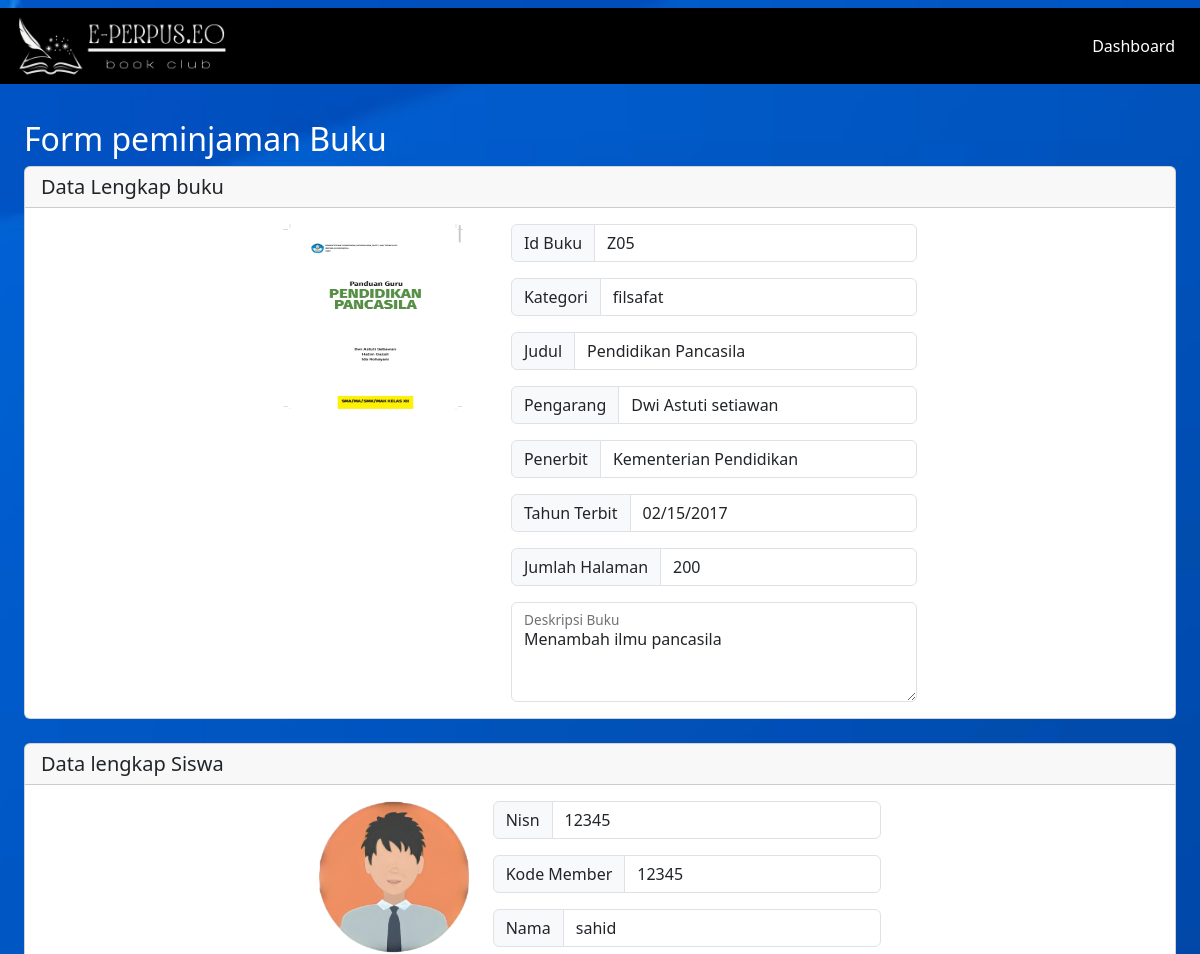
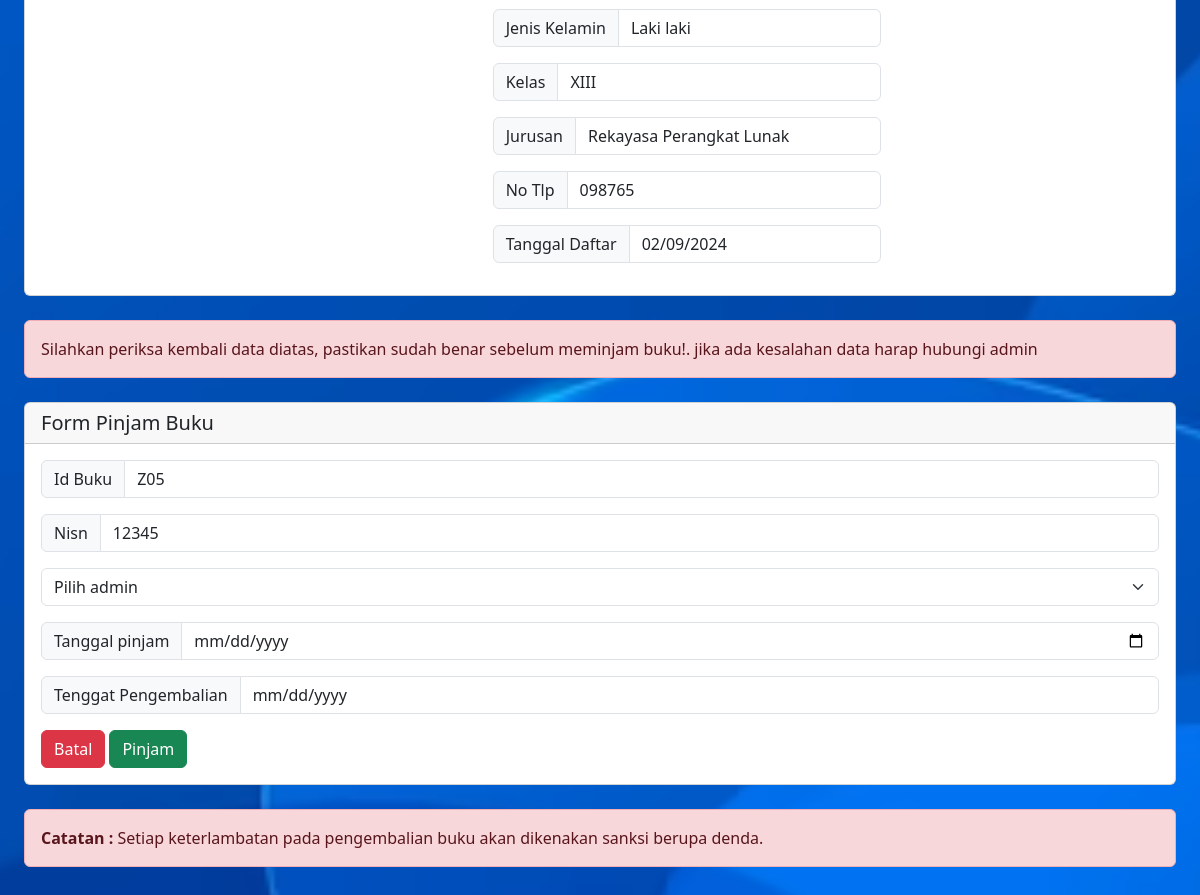
The app's page /DashboardMember/formPeminjaman/pinjamBuku.php?id=Z05 (signed in) with its own data (2 pictures, top to bottom).
### tables this page shows
CREATE TABLE `buku` (
  `cover` varchar(255) NOT NULL,
  `id_buku` varchar(20) NOT NULL,
  `kategori` varchar(255) NOT NULL,
  `judul` varchar(255) NOT NULL,
  `pengarang` varchar(255) NOT NULL,
  `penerbit` varchar(255) NOT NULL,
  `tahun_terbit` date NOT NULL,
  `jumlah_halaman` int(11) NOT NULL,
  `buku_deskripsi` text NOT NULL,
  `isi_buku` varchar(250) NOT NULL
);

CREATE TABLE `member` (
  `nisn` int(11) NOT NULL,
  `kode_member` varchar(12) NOT NULL,
  `nama` varchar(255) NOT NULL,
  `password` varchar(255) NOT NULL,
  `jenis_kelamin` varchar(20) NOT NULL,
  `kelas` varchar(5) NOT NULL,
  `jurusan` varchar(50) NOT NULL,
  `no_tlp` varchar(15) NOT NULL,
  `tgl_pendaftaran` date NOT NULL
);

### config/config.php (called while the page is built, shortened)
<?php
$host = "127.0.0.1";
$username = "root";
$password = "";
$database_name = "perpustakaan";
$connection = mysqli_connect($host, $username, $password, $database_name);
function queryReadData($dataKategori) {
  global $connection;
  $result = mysqli_query($connection, $dataKategori);
  $items = [];
  while($item = mysqli_fetch_assoc($result)) {
    $items[] = $item;
  }
  return $items;
}
?>

### DashboardMember/formPeminjaman/pinjamBuku.php (the view, shortened to what this page needs)
<?php
require "../../config/config.php";
$idBuku = $_GET["id"];
$query = queryReadData("SELECT * FROM buku WHERE id_buku = '$idBuku'");
$nisnSiswa = $_SESSION["member"]["nisn"];
$dataSiswa = queryReadData("SELECT * FROM member WHERE nisn = $nisnSiswa");
?>
<!DOCTYPE html>
<html lang="en">
  <head>
    <link rel="stylesheet" href="../../style.css">
  </head>
  <body style="background: url(../../assets/bg.jpg) center / cover fixed; ">
    <nav class="navbar fixed-top">
      <div class="container-fluid" style="background-color: black; ">
        <a class="navbar-brand" href="#">
          <img src="../../assets/logoNav.png" alt="logo" width="220px">
        </a>
        <a class="btn btn-tertiary" href="../dashboardMember.php" style="color: white;">Dashboard</a>
      </div>
    </nav>
  <div class="p-4 mt-5">
    <h2 class="mt-5" style="color: white;">Form peminjaman Buku</h2>
    <div class="card">
      <h5 class="card-header">Data Lengkap buku</h5>
      <div class="card-body d-flex flex-wrap gap-5 justify-content-center">
          <?php foreach ($query as $item) : ?>
        <p class="card-text"><img src="../../imgDB/<?= $item["cover"]; ?>" width="180px" height="185px" style="border-radius: 5px;"></p>
        <form action="" method="post">
          <div class="input-group mb-3">
            <span class="input-group-text" id="basic-addon1">Id Buku</span>
            <input type="text" class="form-control" placeholder="id buku" aria-label="Username" aria-describedby="basic-addon1" value="<?= $item["id_buku"]; ?>" readonly>
            </div>
          <div class="input-group mb-3">
            <span class="input-group-text" id="basic-addon1">Kategori</span>
            <input type="text" class="form-control" placeholder="kategori" aria-label="kategori" aria-describedby="basic-addon1" value="<?= $item["kategori"]; ?>" readonly>
            </div>
          <div class="input-group mb-3">
            <span class="input-group-text" id="basic-addon1">Judul</span>
            <input type="text" class="form-control" placeholder="judul" aria-label="judul" aria-describedby="basic-addon1" value="<?= $item["judul"]; ?>" readonly>
            </div>
          <div class="input-group mb-3">
            <span class="input-group-text" id="basic-addon1">Pengarang</span>
            <input type="text" class="form-control" placeholder="pengarang" aria-label="pengarang" aria-describedby="basic-addon1" value="<?= $item["pengarang"]; ?>" readonly>
            </div>
          <div class="input-group mb-3">
            <span class="input-group-text" id="basic-addon1">Penerbit</span>
            <input type="text" class="form-control" placeholder="penerbit" aria-label="penerbit" aria-describedby="basic-addon1" value="<?= $item["penerbit"]; ?>" readonly>
            </div>
          <div class="input-group mb-3">
            <span class="input-group-text" id="basic-addon1">Tahun Terbit</span>
            <input type="date" class="form-control" placeholder="tahun_terbit" aria-label="tahun_terbit" aria-describedby="basic-addon1" value="<?= $item["tahun_terbit"]; ?>" readonly>
            </div>
          <div class="input-group mb-3">
            <span class="input-group-text" id="basic-addon1">Jumlah Halaman</span>
            <input type="number" class="form-control" placeholder="jumlah halaman" aria-label="jumlah halaman" aria-describedby="basic-addon1" value="<?= $item["jumlah_halaman"]; ?>" readonly>
            </div>
          <div class="form-floating">
            <textarea class="form-control" placeholder="deskripsi singkat buku" id="floatingTextarea2" style="height: 100px" readonly><?= $item["buku_deskripsi"]; ?></textarea>
            <label for="floatingTextarea2">Deskripsi Buku</label>
            </div>
        <?php endforeach; ?>
        </form>
       </div>
      </div>
    <div class="card mt-4">
      <h5 class="card-header">Data lengkap Siswa</h5>
      <div class="card-body d-flex flex-wrap gap-4 justify-content-center">
        <p><img src="../../assets/memberLogo.png" width="150px"></p>
        <form action="" method="post">
          <?php foreach ($dataSiswa as $item) : ?>
          <div class="input-group mb-3">
            <span class="input-group-text" id="basic-addon1">Nisn</span>
            <input type="number" class="form-control" placeholder="nisn" aria-label="nisn" aria-describedby="basic-addon1" value="<?= $item["nisn"]; ?>" readonly>
            </div>
          <div class="input-group mb-3">
            <span class="input-group-text" id="basic-addon1">Kode Member</span>
            <input type="text" class="form-control" placeholder="kode member" aria-label="kode member" aria-describedby="basic-addon1" value="<?= $item["kode_member"]; ?>" readonly>
            </div>
          <div class="input-group mb-3">
            <span class="input-group-text" id="basic-addon1">Nama</span>
            <input type="text" class="form-control" placeholder="nama" aria-label="nama" aria-describedby="basic-addon1" value="<?= $item["nama"]; ?>" readonly>
            </div>
          <div class="input-group mb-3">
            <span class="input-group-text" id="basic-addon1">Jenis Kelamin</span>
            <input type="text" class="form-control" placeholder="jenis kelamin" aria-label="jenis kelamin" aria-describedby="basic-addon1" value="<?= $item["jenis_kelamin"]; ?>" readonly>
            </div>
          <div class="input-group mb-3">
            <span class="input-group-text" id="basic-addon1">Kelas</span>
            <input type="text" class="form-control" placeholder="kelas" aria-label="kelas" aria-describedby="basic-addon1" value="<?= $item["kelas"]; ?>" readonly>
            </div>
          <div class="input-group mb-3">
            <span class="input-group-text" id="basic-addon1">Jurusan</span>
            <input type="text" class="form-control" placeholder="jurusan" aria-label="jurusan" aria-describedby="basic-addon1" value="<?= $item["jurusan"]; ?>" readonly>
            </div>
          <div class="input-group mb-3">
            <span class="input-group-text" id="basic-addon1">No Tlp</span>
            <input type="no_tlp" class="form-control" placeholder="no tlp" aria-label="no tlp" aria-describedby="basic-addon1" value="<?= $item["no_tlp"]; ?>" readonly>
            </div>
          <div class="input-group mb-3">
            <span class="input-group-text" id="basic-addon1">Tanggal Daftar</span>
            <input type="date" class="form-control" placeholder="tgl_pendaftaran" aria-label="tgl_pendaftaran" aria-describedby="basic-addon1" value="<?= $item["tgl_pendaftaran"]; ?>" readonly>
            </div>
        <?php endforeach; ?>
        </form>
       </div>
      </div>
    <div class="alert alert-danger mt-4" role="alert">Silahkan periksa kembali data diatas, pastikan sudah benar sebelum meminjam buku!. jika ada kesalahan data harap hubungi admin</div>
    <div class="card mt-4">
      <h5 class="card-header">Form Pinjam Buku</h5>
      <div class="card-body">
        <form action="" method="post">
          <?php foreach ($query as $item) : ?>
           <div class="input-group mb-3">
            <span class="input-group-text" id="basic-addon1">Id Buku</span>
            <input type="text" name="id_buku" class="form-control" placeholder="id buku" aria-label="id_buku" aria-describedby="basic-addon1" value="<?= $item["id_buku"]; ?>" readonly>
            </div>
          <?php endforeach; ?>
        <div class="input-group mb-3">
            <span class="input-group-text" id="basic-addon1">Nisn</span>
            <input type="number" name="nisn" class="form-control" placeholder="nisn" aria-label="nisn" aria-describedby="basic-addon1" value="<?php echo htmlentities($_SESSION["member"]["nisn"]); ?>" readonly>
        </div>
    <select name="id" class="form-select" aria-label="Default select example">
                  <option selected>Pilih admin</option>
    </select>
    <div class="input-group mb-3 mt-3">
            <span class="input-group-text" id="basic-addon1">Tanggal pinjam</span>
            <input type="date" name="tgl_peminjaman" id="tgl_peminjaman" class="form-control" placeholder="id buku" aria-label="tgl_peminjaman" aria-describedby="basic-addon1" onchange="setReturnDate()" required>
      </div>
    <div class="input-group mb-3 mt-3">
            <span class="input-group-text" id="basic-addon1">Tenggat Pengembalian</span>
            <input type="date" name="tgl_pengembalian" id="tgl_pengembalian" class="form-control" placeholder="tgl_pengembalian" aria-label="tgl_pengembalian" aria-describedby="basic-addon1" readonly>
      </div>
    <a class="btn btn-danger" href="../buku/daftarBuku.php"> Batal</a>
    <button type="submit" class="btn btn-success" name="pinjam">Pinjam</button>
    </form>
    </div>
    </div>
    <div class="alert alert-danger mt-4" role="alert"><span class="fw-bold">Catatan :</span> Setiap keterlambatan pada pengembalian buku akan dikenakan sanksi berupa denda.</div>
    </div>
  </body>
</html>

### records on screen
buku: cover (picture), id_buku "Z05", kategori "filsafat", judul "Pendidikan Pancasila", pengarang "Dwi Astuti setiawan", penerbit "Kementerian Pendidikan", tahun_terbit "02/15/2017", jumlah_halaman "200", buku_deskripsi "Menambah ilmu pancasila"
member: nisn "12345", kode_member "12345", nama "sahid", jenis_kelamin "Laki laki", kelas "XIII", jurusan "Rekayasa Perangkat Lunak", no_tlp "098765", tgl_pendaftaran "02/09/2024"
